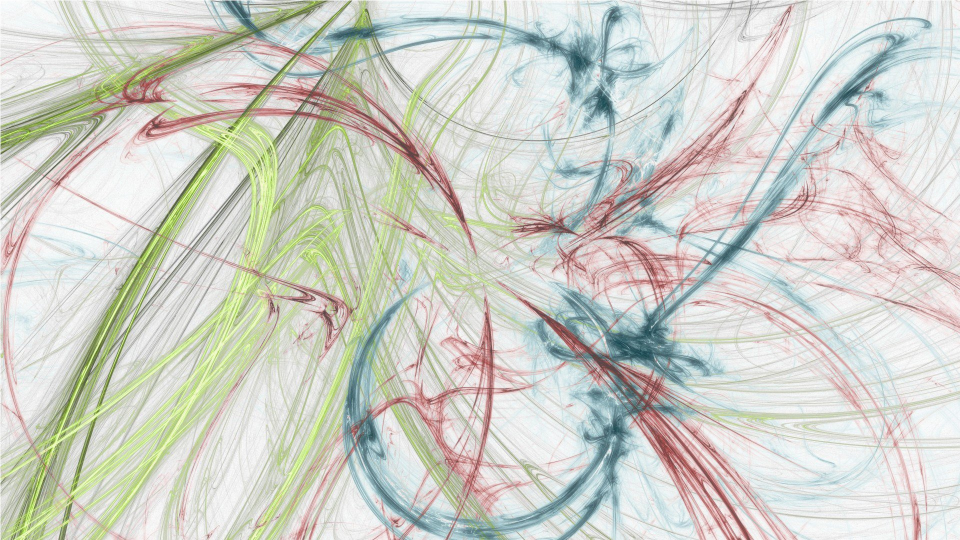
//> input picture Histogram_Equalization/sample2.jpg, 1920 x 1080 px (shown at 1/2 size)
$ ./ahe_2   (built with g++ and OpenCV 4)
//> lines starting //> are read from the running program, lines starting //| are printed output that depends on the picture
#include "opencv2/highgui/highgui.hpp"
#include <opencv2/imgproc/imgproc.hpp>
#include <iostream>
#include <sys/time.h>

using namespace cv;
using namespace std;

int main(int argc, char* argv[])
{

	struct timeval t0,t1,t2,t3,t4;


	static Mat I_RGB;
	static Mat O_RGB;

	I_RGB=imread("sample2.jpg");
//> I_RGB is the input picture: 1080 rows x 1920 cols, CV_8UC3; mean B, G, R 200.9, 209.3, 207.7
	int scale = 2 ;
	Size size(I_RGB.cols/scale,I_RGB.rows/scale);
//> size = Size(960, 540)
	int imgSize= (I_RGB.cols/scale)*(I_RGB.rows/scale);
//> imgSize = 518400

	gettimeofday(&t0,0);

	resize(I_RGB,O_RGB,size);
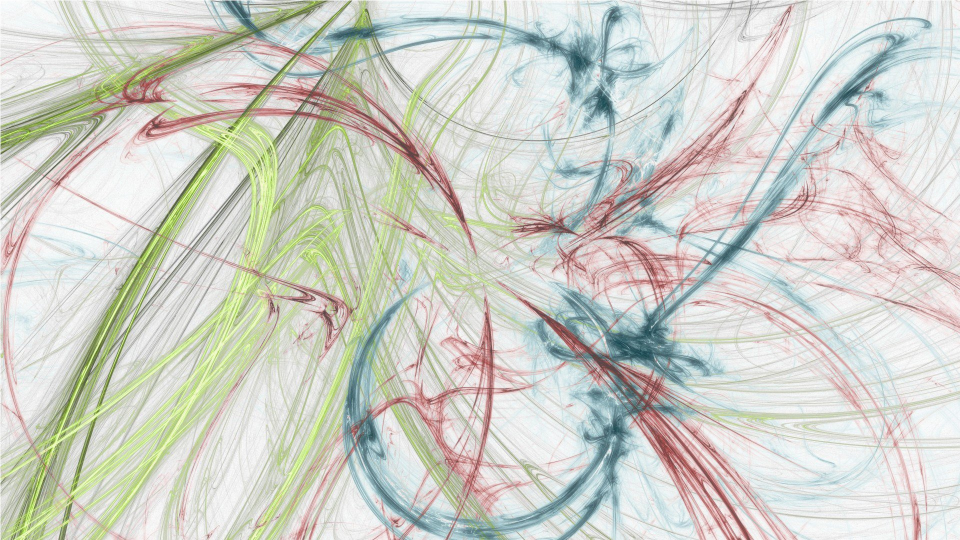
//> O_RGB: 540 rows x 960 cols, CV_8UC3; mean B, G, R 201, 209.5, 207.8
	static Mat O_GRAY(I_RGB.rows,I_RGB.cols,CV_8UC1,Scalar(0));
	cvtColor(O_RGB,O_GRAY,COLOR_RGB2GRAY);
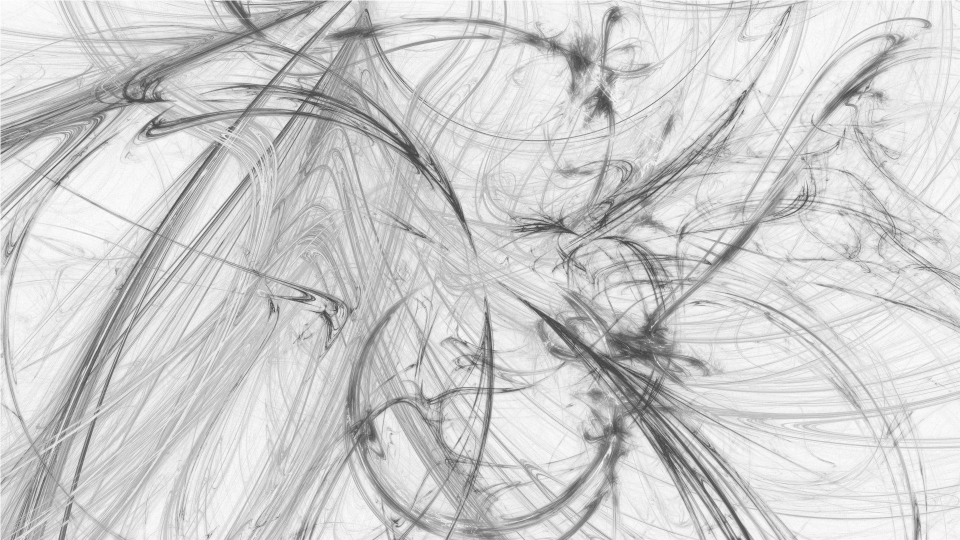
//> O_GRAY: 540 rows x 960 cols, CV_8UC1; min 67, max 253, mean 206.7


	imshow("Gray Image" , O_GRAY);
	waitKey(30);


	static Mat O_HIST(O_GRAY.rows,O_GRAY.cols,CV_8UC1,Scalar(0));

	int numBins=256;
	int bin;

	int window_size = 3 ;
	int w = O_GRAY.cols/3;
//> w = 320
	int h = O_GRAY.rows/3;
//> h = 180
	float normFactor = (float)numBins/(w*h);
//> normFactor = 0.00444
	int histArray[36][256]={0};

	for(int k=0; k < window_size ; k++){
		for(int l=0;l< window_size;l++){

			for(int i=k*h ; i < (k+1)*h ; i++){
				for(int j=l*w; j < (l+1)*w ; j++){
					bin = (int)O_GRAY.at<uchar>(i,j);
					histArray[k*window_size+l][bin]=histArray[k*window_size+l][bin]+1;
				}
			}

			for(int i=1; i < 256 ; i++){
				histArray[k*window_size+l][i] = histArray[k*window_size+l][i-1] + histArray[k*window_size+l][i];

			}
		}
	}
//> this loop made 3 passes
//> bin on passes 1 to 3: 242, 226, 237
//> after the loop, bin = 237

	int ulvalue,uvalue,lvalue,value,curvalue,newvalue;


	for(int k=1; k < window_size ; k++){
		for(int l=1;l< window_size;l++){
			for(int i=k*h ; i < (k+1)*h ; i++){
				for(int j=l*w; j < (l+1)*w ; j++){
					curvalue = (int)(O_GRAY.at<uchar>(i,j));

					value = (int)(histArray[k*window_size+l][curvalue]*normFactor);
					uvalue = (int)(histArray[(k-1)*window_size+l][curvalue]*normFactor);
					ulvalue = (int)(histArray[(k-1)*window_size+(l-1)][curvalue]*normFactor);
					lvalue = (int)(histArray[k*window_size+(l-1)][curvalue]*normFactor);

					/*int A = (int)(((float)((l*w+w/2)-j)/w)*lvalue) + (int)(((float)(j-((l-1)*w+w/2))/w)*value);
					int B = (int)(((float)((l*w+w/2)-j)/w)*ulvalue) + (int)(((float)(j-((l-1)*w+w/2))/w)*uvalue);
					O_GRAY.at<uchar>(i,j) = (int)(((float)((k*h+h/2)-i)/h)*A + ((float)(i-((k-1)*h+h/2))/h)*B);*/

					int A = ulvalue*((l*w + w/2) - j)*(i-((k-1)*h + h/2));
					int B = uvalue*(j-((l-1)*w + w/2)) * (i-((k-1)*h+h/2));
					int C = lvalue*((l*w + w/2)-j)*((k*h+h/2)-i);
					int D = value*(j-((l-1)*w + w/2))*((k*h+h/2)-i);

					O_GRAY.at<uchar>(i,j) = (int)((float)(A+B+C+D)/(h*w));


				}
			}
		}
	}
//> this loop made 2 passes
//> (curvalue, value, uvalue, ulvalue, lvalue) on passes 1 to 2: (226, 148, 111, 168, 229), (237, 179, 216, 252, 229)
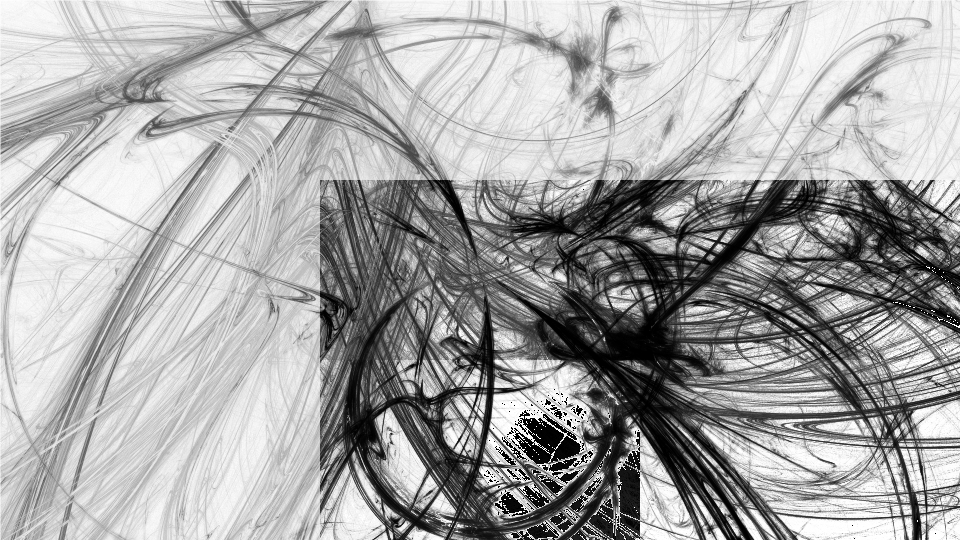
//> O_GRAY: 540 rows x 960 cols, CV_8UC1; min 0, max 255, mean 167.1
//> after the loop, curvalue = 237; value = 179; uvalue = 216; ulvalue = 252; lvalue = 229

	gettimeofday(&t1,0);
	long elapsed = t1.tv_usec-t0.tv_usec;
	cout << "Time :"<<  double(elapsed)/1000000 << endl;

	cout << "done " <<endl;

	while(true){
		imshow("Adaptive Histogram Equalized Image",O_GRAY);
		waitKey(30);
	}

	return 0;

}

$ run again, with Histogram_Equalization/sample3.jpg copied over Histogram_Equalization/sample2.jpg
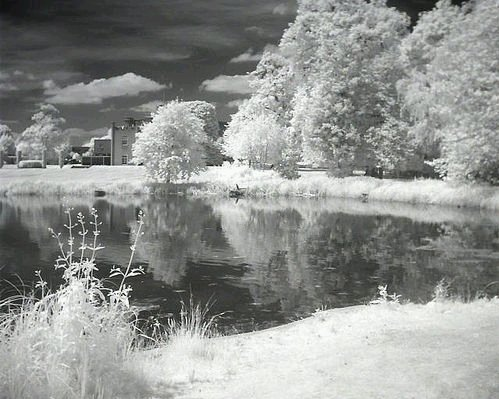
//> input picture Histogram_Equalization/sample3.jpg, 499 x 399 px
//> I_RGB is the input picture: 399 rows x 499 cols, CV_8UC3; mean B, G, R 142.8, 145.8, 143.6
//> `resize(I_RGB,O_RGB,size);`:
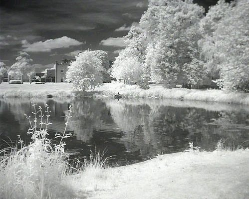
//> O_RGB: 199 rows x 249 cols, CV_8UC3; mean B, G, R 142.7, 145.6, 143.4
//> the loop `for(int k=0; k < window_size ; k++)` made 3 passes
//> bin on passes 1 to 3: 183, 83, 152
//> after the loop `for(int k=0; k < window_size ; k++)`: bin = 152
//> the loop `for(int k=1; k < window_size ; k++)` made 2 passes
//> (curvalue, value, uvalue, ulvalue, lvalue) on passes 1 to 2: (83, 29, 10, 58, 8), (152, 69, 160, 131, 117)
//> after the loop `for(int k=1; k < window_size ; k++)`:
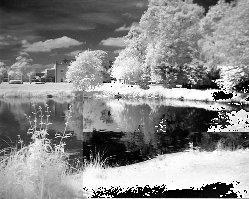
//> O_GRAY: 199 rows x 249 cols, CV_8UC1; min 0, max 255, mean 135.7
//> after the loop `for(int k=1; k < window_size ; k++)`: value = 69; uvalue = 160; ulvalue = 131; lvalue = 117

$ run again, with Histogram_Equalization/lake.png saved as Histogram_Equalization/sample2.jpg
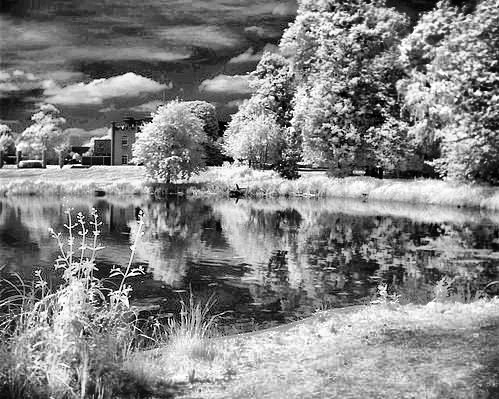
//> input picture Histogram_Equalization/lake.png, 499 x 399 px
//> I_RGB is the input picture: 399 rows x 499 cols, CV_8UC3; min 0, max 255, mean 131.2
//> `resize(I_RGB,O_RGB,size);`:
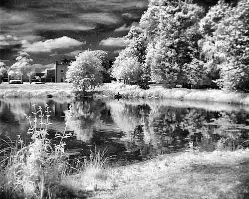
//> O_RGB: 199 rows x 249 cols, CV_8UC3; min 1, max 255, mean 131
//> the loop `for(int k=0; k < window_size ; k++)` made 3 passes
//> bin on passes 1 to 3: 194, 50, 43
//> after the loop `for(int k=0; k < window_size ; k++)`: bin = 43
//> the loop `for(int k=1; k < window_size ; k++)` made 2 passes
//> (curvalue, value, uvalue, ulvalue, lvalue) on passes 1 to 2: (50, 41, 42, 22, 28), (43, 10, 33, 22, 22)
//> after the loop `for(int k=1; k < window_size ; k++)`:
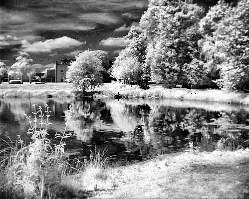
//> O_GRAY: 199 rows x 249 cols, CV_8UC1; min 0, max 255, mean 131.8
//> after the loop `for(int k=1; k < window_size ; k++)`: value = 10; uvalue = 33; ulvalue = 22
